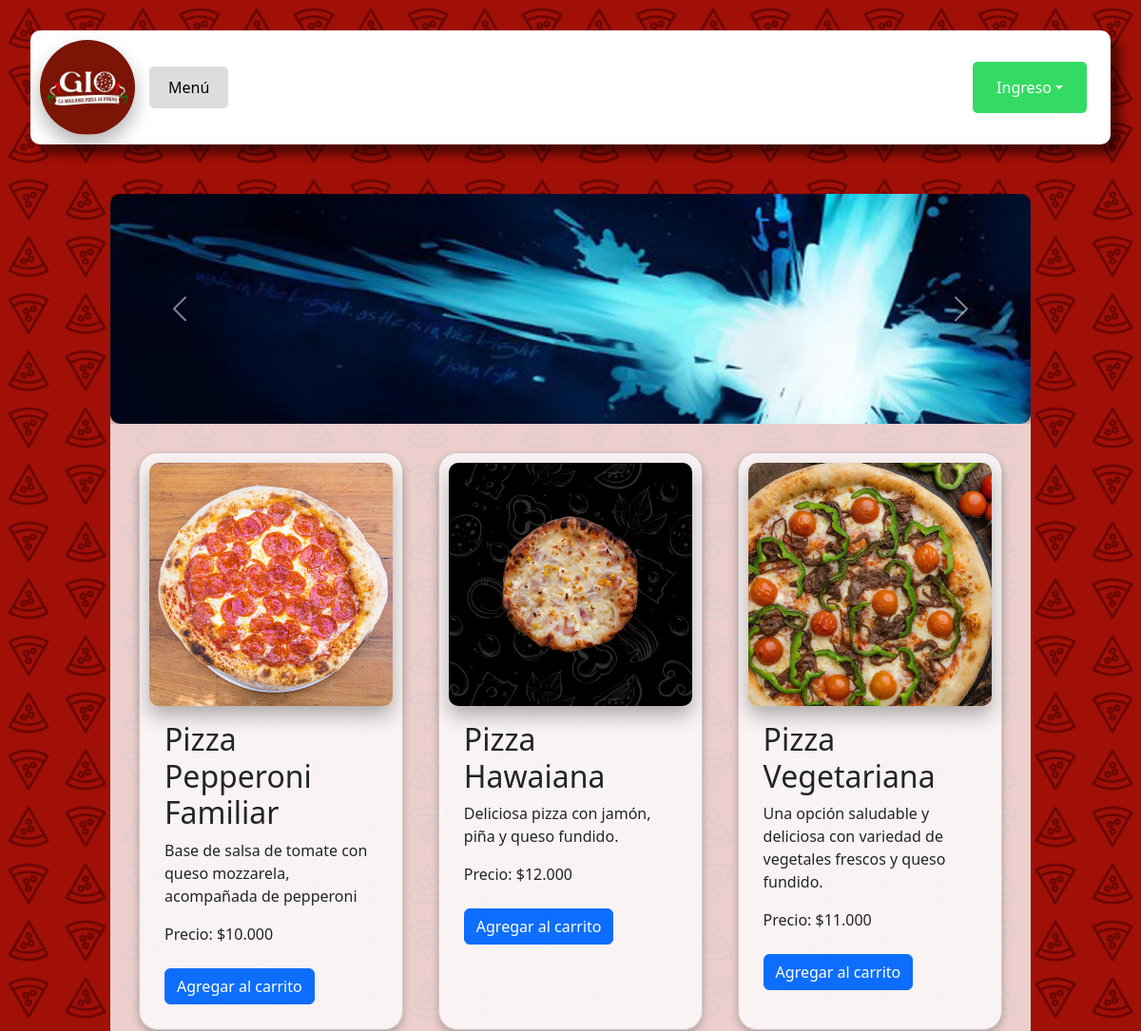
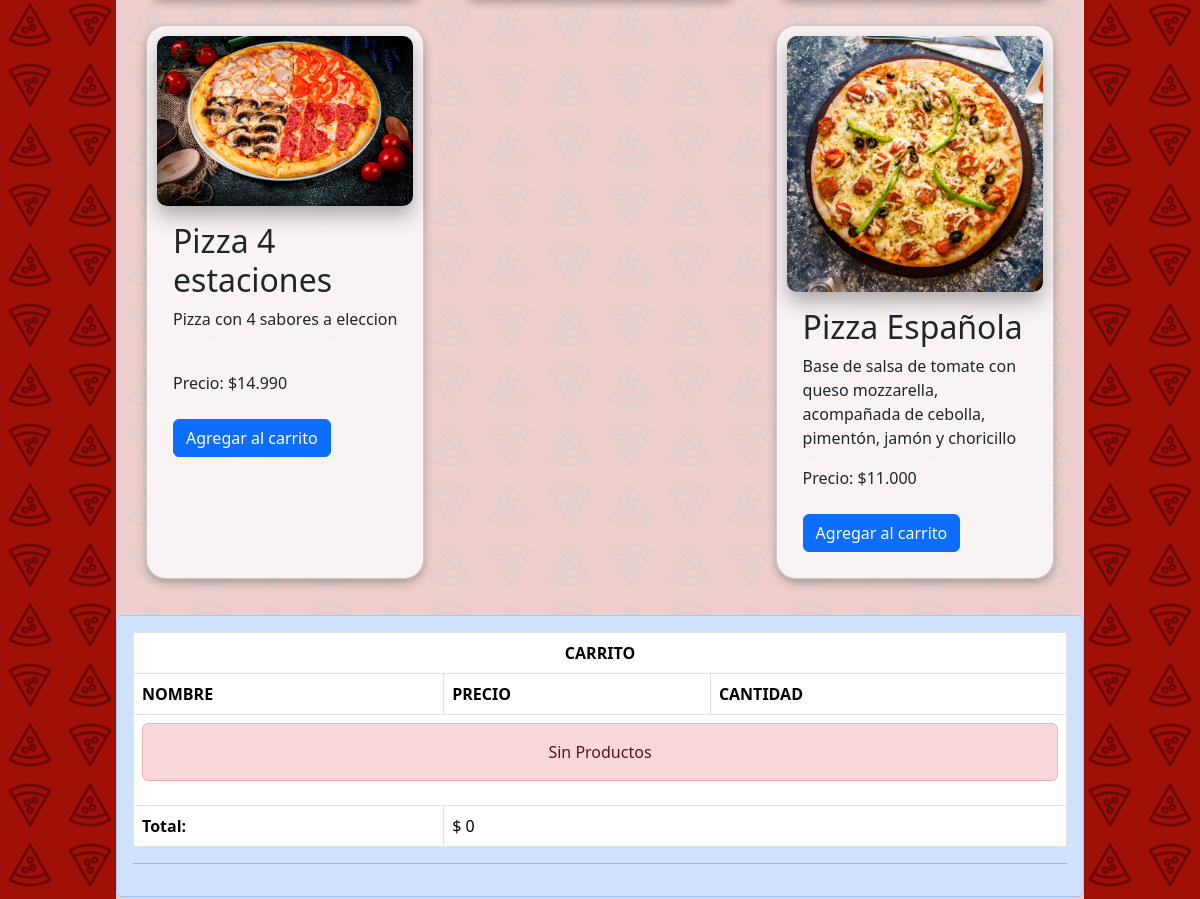
The app's page / (upper part), older data (2 pictures, top to bottom).
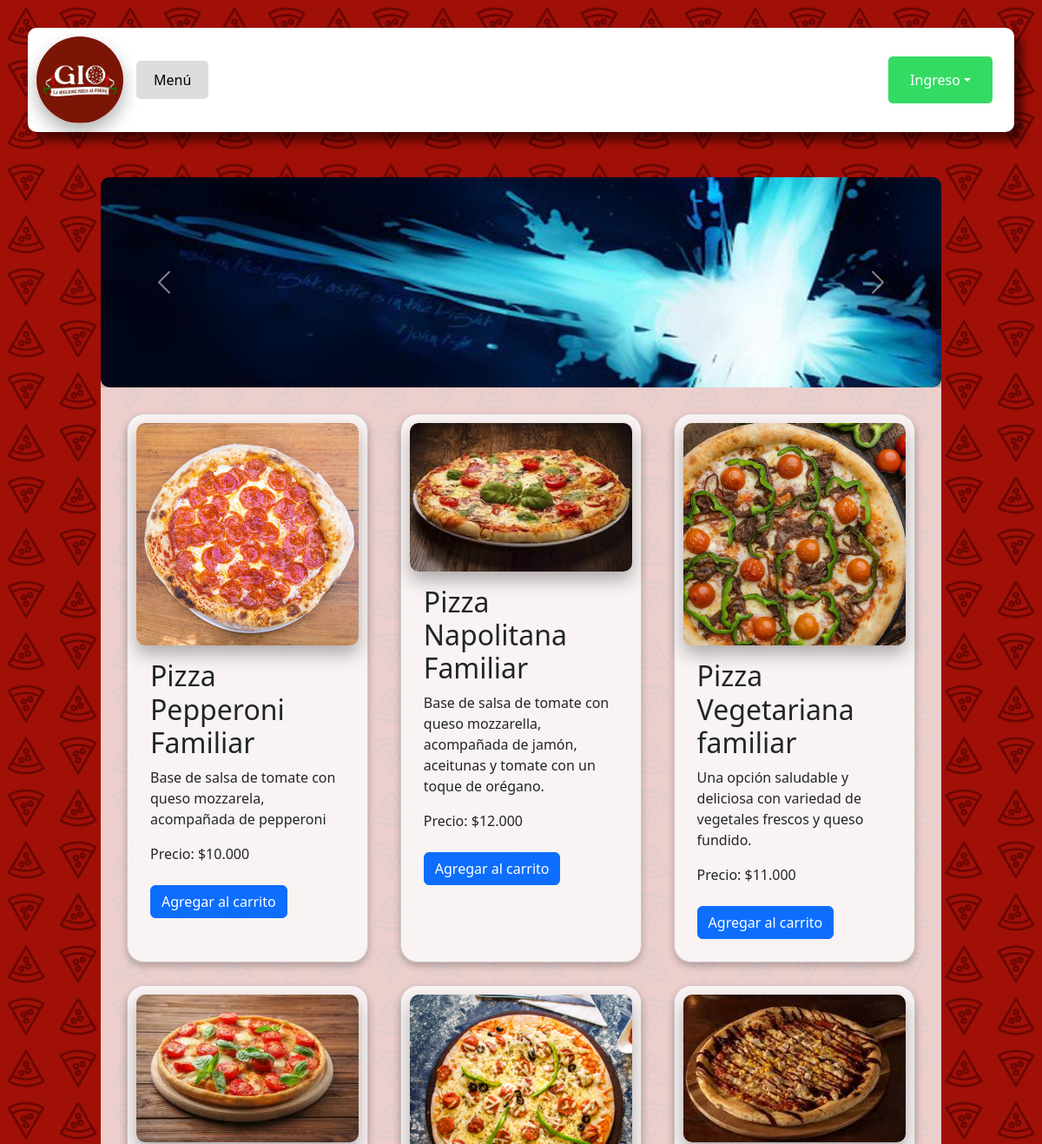
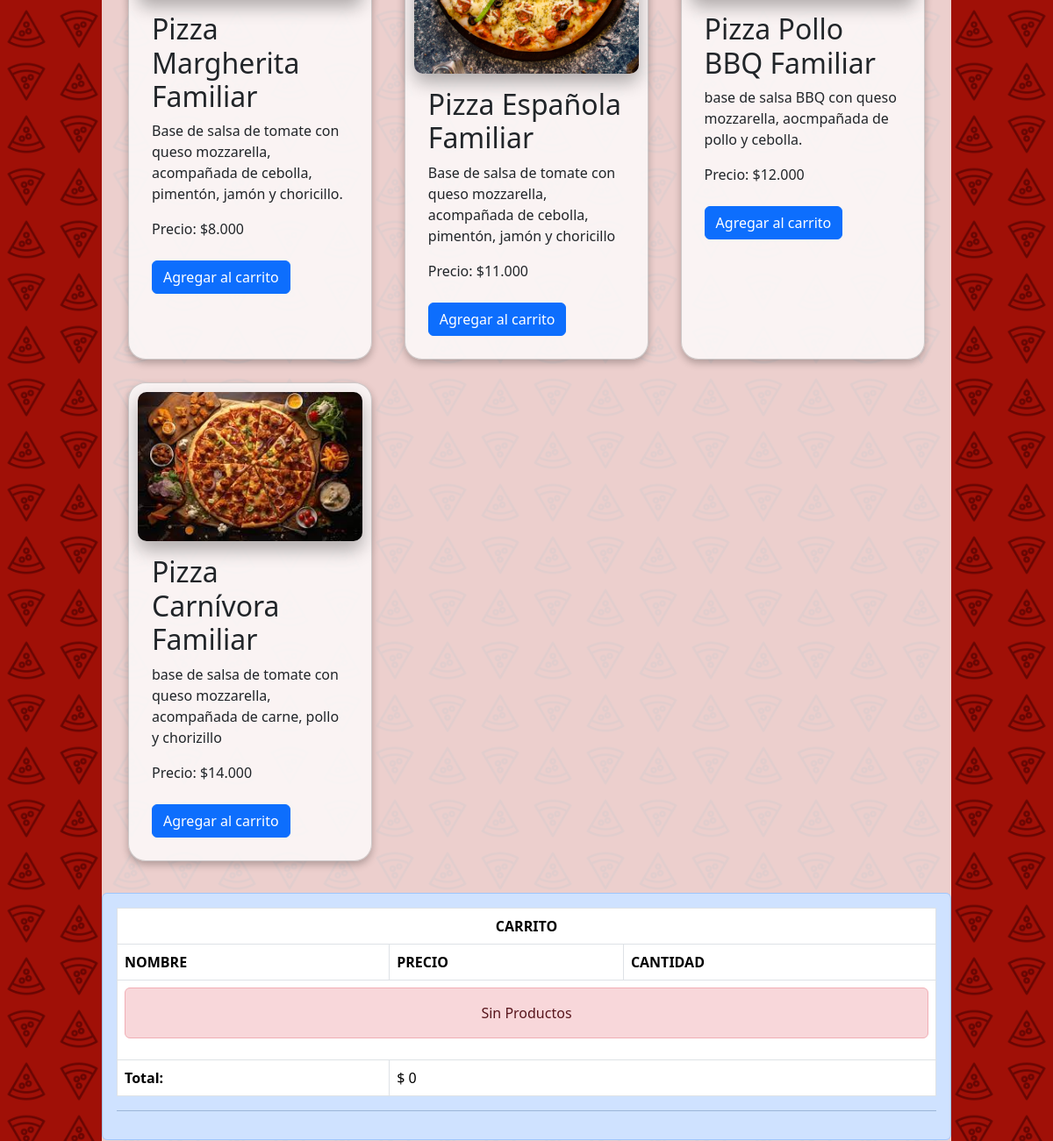
The same page, newer data (2 pictures, top to bottom).
### store/models.py (models this page shows, shortened)
class Producto(models.Model):
    titulo = models.CharField(max_length=255)
    precio = models.IntegerField()
    descripcion = models.TextField()
    imagen = models.ImageField(upload_to='productos/', null=True, blank=True)

### store/views.py (the view)
# urls.py: path('', include('store.urls')),
def store(request):
    productos = Producto.objects.all()
    for producto in productos:
        precio_formateado = "${:,.0f}".format(producto.precio).replace(",", ".")
        producto.precio_formateado = precio_formateado
    context = {'productos': productos}
    return render(request, 'store/store.html', context)

### store/context_procesor.py (called while the page is built)
def total_carrito(request):
    total = 0
    if request.user.is_authenticated:
        if "carrito" in request.session:
            for key, value in request.session["carrito"].items():
                total += int(value["precio total"])
    return {"total_carrito": total}

### store/templates/store/store.html (shortened to what this page needs)
{% extends 'store/main.html' %}
{% load static %}
{% block content %}
<link rel="stylesheet" type="text/css" href="{% static 'css/store.css' %}">
<div class="body">
    <div id="carouselExampleAutoplaying" class="carousel slide" data-bs-ride="carousel">
        <div class="carousel-inner">
          <div class="carousel-item active">
            <img src="{% static 'img/carousel1.jpg' %}" class="d-block w-100" alt="...">
          </div>
        </div>
        <button class="carousel-control-prev" type="button" data-bs-target="#carouselExampleAutoplaying" data-bs-slide="prev">
          <span class="carousel-control-prev-icon" aria-hidden="true"></span>
        </button>
        <button class="carousel-control-next" type="button" data-bs-target="#carouselExampleAutoplaying" data-bs-slide="next">
          <span class="carousel-control-next-icon" aria-hidden="true"></span>
        </button>
      </div>
      <div class="product-cards">
        {% for producto in productos %}
            <div class="card mb-3" style="max-width: 300px;">
                <img src="{{ producto.imagen.url }}" alt="{{ producto.titulo }}" class="card-img-top">
                <div class="card-body">
                    <h2 class="card-title">{{ producto.titulo }}</h2>
                    <p class="card-text">{{ producto.descripcion }}</p>
                    <p class="card-text precio">Precio: {{ producto.precio_formateado }}</p>
                    <a href="{% url 'Add' producto.id %}" class="btn btn-primary">Agregar al carrito</a>
                </div>
            </div>
        {% endfor %}
    </div>
    {% include 'store/carrito.html' %}
{% endblock %}

### store/templates/store/main.html (shortened to what this page needs)
<!DOCTYPE html>
{% load static %}
<html>
<head>
    <link rel="stylesheet" type="text/css" href="{% static 'css/main.css' %}">
    <link href="https://cdn.jsdelivr.net/npm/bootstrap@5.3.2/dist/css/bootstrap.min.css" rel="stylesheet">
</head>
<body>
    <div id='navbar'>
        <div class="navbar-left">
            <img src="{% static 'img/logo.png' %}" alt="Logo" class="logo">
            <a href="{% url 'store' %}" class="nav-button-l">Menú</a>
        </div>
        <div class="navbar-right">
            {% if user.is_authenticated %}
                <a href="#" class="nav-button nav-button-login">Mi cuenta</a>
            {% else %}
            <div class="dropdown">
                <button id="boton_ingreso" class="btn btn-secondary dropdown-toggle" type="button" data-bs-toggle="dropdown" aria-expanded="false">Ingreso</button>
              </div>
            {% endif %}
        </div>
    </div>
    <div id='container'>
        {% block content %}
        {% endblock content %}
    </div>
</body>
</html>

### store/templates/store/carrito.html (shortened to what this page needs)
<div class="alert alert-primary" role="alert">
  <table class="table table-bordered">
    <thead>
      <tr>
        <th scope="row" colspan="3" class="text-center">CARRITO</th>
      </tr>
      <tr>
        <th scope="col">NOMBRE</th>
        <th scope="col">PRECIO</th>
        <th scope="col">CANTIDAD</th>
      </tr>
    </thead>
    <tbody>
    {% if request.session.carrito.items %}
    {% for key, value in request.session.carrito.items %}
      <tr>
        <td>{{value.nombre}}</td>
        <td>{{value.precio}}</td>
        <td>{{value.acumulado}}
          <a href="{% url 'Add' value.producto_id %}" class="badge btn btn-dark badge-dark">+</a>
          <a href="{% url 'Sub' value.producto_id %}" class="badge btn btn-dark badge-dark">-</a>
        </td>
      </tr>
    {% endfor %}
    {% else %}
    <tr>
        <td colspan="3">
            <div class="alert alert-danger text-center"> Sin Productos </div>
        </td>
    </tr>
    {% endif %}
      <tr>
        <th scope="row">Total:</th>
        <td colspan="2">$ {{total_carrito}}</td>
      </tr>
    </tbody>
  </table>
  <hr>
  </div>

### ecommerce/static/css/main.css (style rules this page uses)
body { background-image: url('/static/img/background.jpg'); background-repeat: repeat; background-size: 10%; display: flex; flex-direction: column; min-height: 100vh; margin: 0; font-family: 'Gabarito', monospace; }
#navbar { background-color: #ffffff; padding: 10px; margin: 2em; display: flex; align-items: center; border-radius: 10px; box-shadow: 10px 10px 10px rgba(0, 0, 0, 0.5); position: sticky; top: 0; z-index: 100; }
.navbar-right { margin-left: auto; display: flex; align-items: center; }
.navbar-left { margin-right: auto; display: flex; align-items: center; }
.nav-button-l { margin: 5px; padding: 10px 20px; font-size: 16px; border: none; cursor: pointer; background-color: #ddd; border-radius: 5px; text-decoration: none; color: black; }
#boton_ingreso { background-color: #34db63; border: none; border-radius: 5px; color: #fff; cursor: pointer; padding: 15px 25px; margin-right: 15px; font-size: 16px; text-decoration: none; display: inline-block; }
.logo, .footer-logo { width: 100px; height: 100px; margin-right: 10px; border-radius: 50%; }
#container { padding: 20px; margin-left: 6em; margin-right: 6em; flex: 1; }

### ecommerce/static/css/store.css (style rules this page uses)
.body { background-color: rgba(255, 255, 255, 0.80); display: flex; flex-direction: column; min-height: 100vh; margin: 0; border-radius: 20px; }
img { max-width: 100%; box-shadow: 0px 10px 20px rgba(0, 0, 0, 0.3); border-radius: 10px; }
button { display: none; }
.product-cards { display: flex; flex-wrap: wrap; justify-content: space-between; margin: 20px; }
.card { width: 30%; background-color: rgba(255, 255, 255, 0.75); margin: 10px; padding: 10px; margin-bottom: 20px; border-radius: 20px; box-shadow: 0 4px 8px rgba(0, 0, 0, 0.25); }
.card img { aspect-ratio: 1 1; }
.card .card-text { min-height: 3em; overflow: hidden; text-overflow: ellipsis; }
.card-img-top { max-width: 100%; height: auto; border-radius: 10px; }
.precio { margin-bottom: auto; }

Row changes from the older to the newer data that the page shows:
changed Producto: imagen: a different picture; titulo "Pizza Hawaiana" → "Pizza Napolitana Familiar"; descripcion "Deliciosa pizza con jamón, piña y queso fundido." → "Base de salsa de tomate con queso mozzarella, acompañada de jamón, aceitunas y tomate con un toque de orégano."
changed Producto: titulo "Pizza Vegetariana" → "Pizza Vegetariana familiar"
changed Producto: imagen: a different picture; titulo "Pizza 4 estaciones" → "Pizza Margherita Familiar"; descripcion "Pizza con 4 sabores a eleccion" → "Base de salsa de tomate con queso mozzarella, acompañada de cebolla, pimentón, jamón y choricillo."; precio_formateado "$14.990" → "$8.000"
changed Producto: titulo "Pizza Española" → "Pizza Española Familiar"
added Producto: imagen (picture), titulo "Pizza Pollo BBQ Familiar", descripcion "base de salsa BBQ con queso mozzarella, aocmpañada de pollo y cebolla.", precio_formateado "$12.000"
added Producto: imagen (picture), titulo "Pizza Carnívora Familiar", descripcion "base de salsa de tomate con queso mozzarella, acompañada de carne, pollo y chorizillo", precio_formateado "$14.000"
